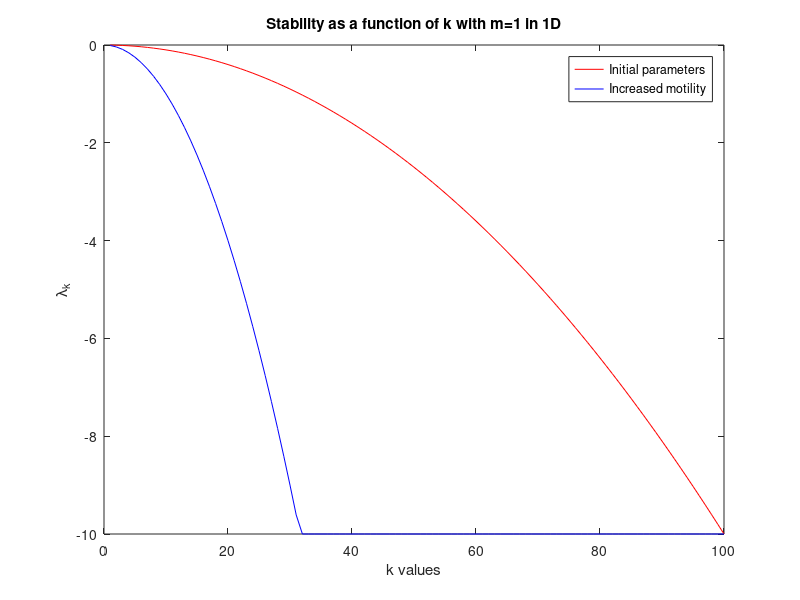

Source code (MATLAB):
% Linear stability analysis of the model of the article
% Plot of Lambda_k as a function of n
% If negative, a_k->0, otherwise a_k grows exponentially

% Parameters
dn=0.001;
dm=0.001;
dn_mot=0.01; %increased motility
dm_mot=0.01;
gamma=0.005;
eta=10;
alpha=0.1;
beta=0;
epsilon=0.01;

% Other parameters
m=1; % Choosen value at steady state
n=beta*m/alpha; % =0 because beta=0
k=1:100;
lam_k=zeros(size(k));
lam_k_mot=zeros(size(k));

for i=1:length(k)
    % Jacobian matrices
    Jr= [0, 0, 0;
        0, -eta*m, 0;
        alpha, 0,-beta];
    Jt= [dn, -gamma*n, 0;
        0, 0, 0;
        0, 0, dm];
    Jt_mot= [dn_mot, -gamma*n, 0;
        0, 0, 0;
        0, 0, dm_mot];

    % Lambda_k
    eigenvalues= eig(Jr-k(i)^2*Jt);
    eigenvalues_mot= eig(Jr-k(i)^2*Jt_mot);
    lam_k(i)=max(real(eigenvalues));
    lam_k_mot(i)=max(real(eigenvalues_mot));
end

% Plot
figure;
plot(k, lam_k, 'r');
hold on;
plot(k, lam_k_mot, 'b');
ylim([-10,0]);
title('Stability as a function of k with m=1 in 1D');
xlabel('k values');
ylabel('\lambda_k');
legend('Initial parameters', 'Increased motility', 'Location', 'northeast');
hold off;

saveas(gcf, 'figures/lin_stab_analysis.png');
